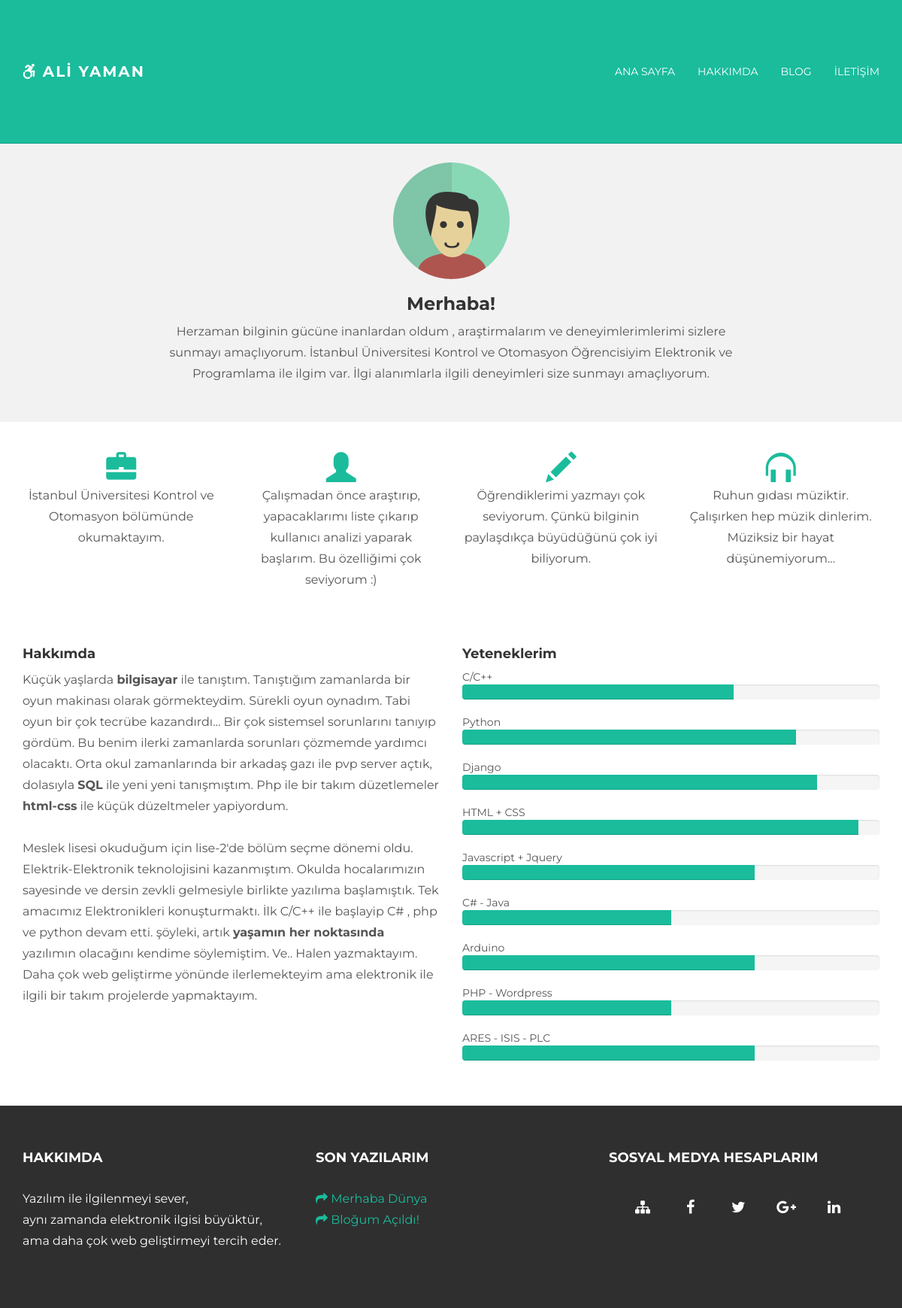
Before: /hakkimda/ with the older database file.
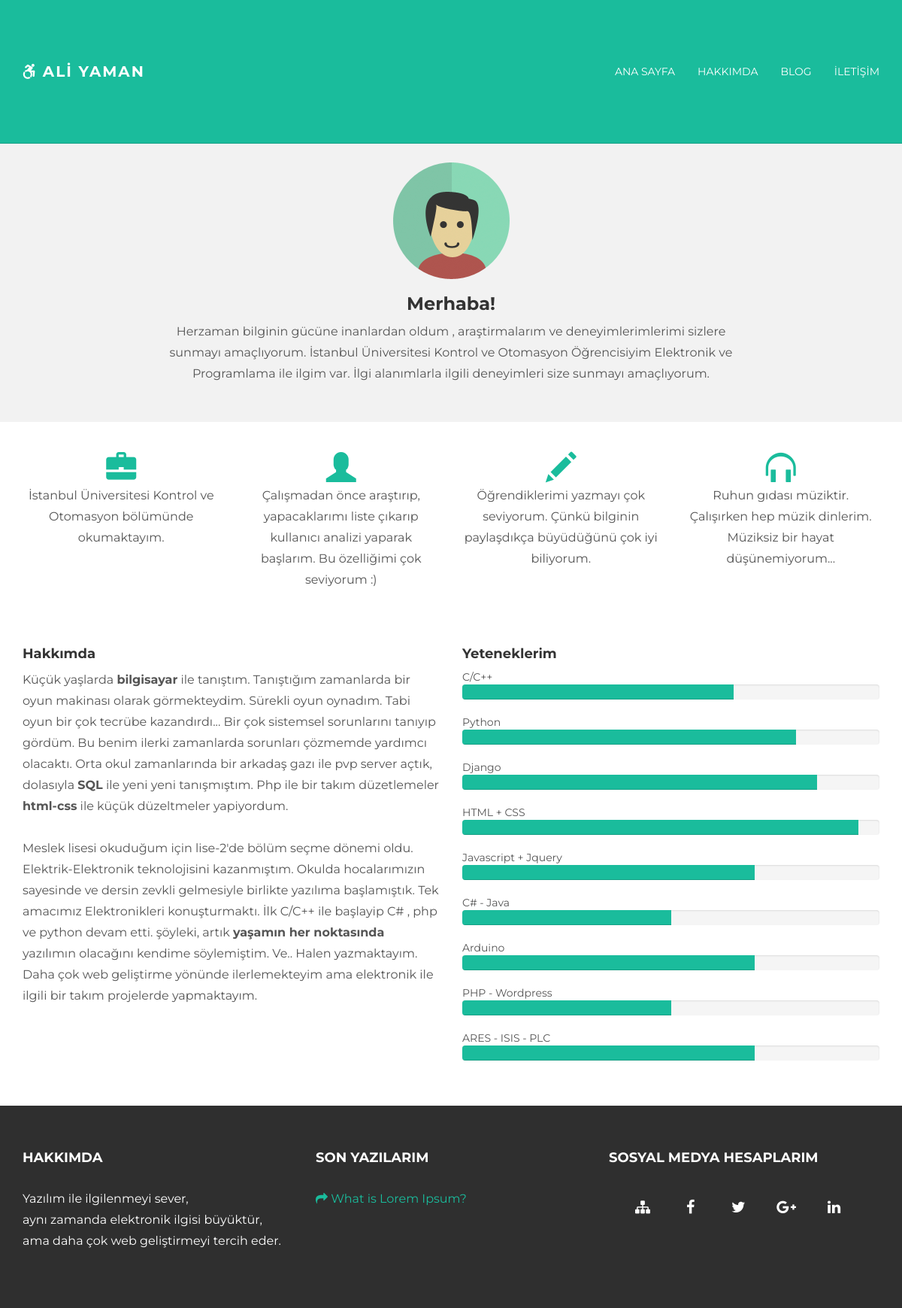
After: the same page with the newer database file.
### Blog/models.py (models this page shows, shortened)
class post(models.Model):
    title = models.CharField(max_length=500,null=True)
    time = models.DateTimeField(auto_now=False,null=True)
    content = RichTextField(null=True)
    keywords = models.CharField(max_length=500,null=True)
    description = models.CharField(max_length=500,null=True)
    image = ProcessedImageField(upload_to='blog_img',
                                           options={'quality': 70},null=True)
    category_list = models.ForeignKey(category,null=True)
    seo_url = models.CharField(max_length=500,unique=True, null=True, blank=True,verbose_name='Seo_URL : (Otomatik doldurur)')
    is_active = models.BooleanField(default=False)
    class Meta:
        verbose_name_plural = "Blog Yaz"

### Blog/views.py (the view)
# urls.py: url(r'^hakkimda/', about, name='about'),
def about(request):
    last_db = post.objects.filter(is_active=True).order_by('-time')[:3]
    return render(request, 'about.html', {
        'last_db': last_db,
        'web_site_name':web_site_name,
        'web_site_slogan':web_site_slogan,
    })

### templates/about.html (shortened to what the changed rows need)
{% extends 'blog_templates/base.html' %}
{% load static %}
{% block last_content %}
{% include 'blog_templates/last_content.html' %}
{% endblock %}

### templates/blog_templates/last_content.html
 {% for i in last_db %}
<a href="/{{ i.seo_url }}"><i class="fa fa-share" aria-hidden="true"></i> {{ i.title }}</a><br/>
    {% endfor %}

Changed rows visible on the page:
removed post: title "Merhaba Dünya"
changed post: title "Bloğum Açıldı!" → "What is Lorem Ipsum?"
